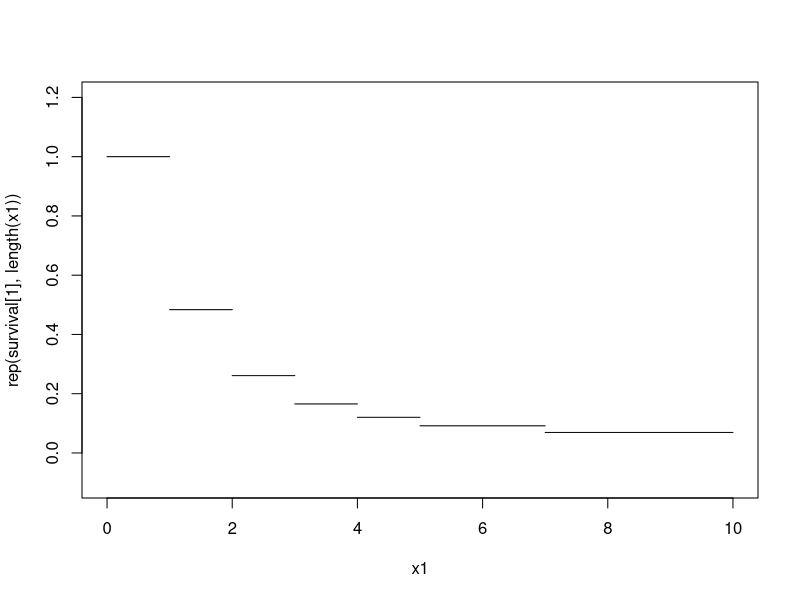

R code for this plot:
## ---- chunk 1
knitr::opts_chunk$set(echo = TRUE)
## ---- chunk 2
r=0.025
sigma = 0.2
K=14
S0=10
N = 24
S_max = 100
S_min = 0
delta_S = 1
T = 0.5
dt=  T/N
payoff = matrix(NA,ncol=N+1,nrow = (S_max - S_min)/delta_S+1)
# initialize the payoff matrix
for(i in 1:((S_max - S_min)/delta_S+1))
{
  payoff[i,N+1] = max(0,(i-1)*delta_S-K)
}
payoff[1,] = S_min
payoff[(S_max - S_min)/delta_S+1,] = S_max - K
# calculate the f by finite difference method
for(i in N:1)
{
  A = matrix(0,ncol = (S_max - S_min)/delta_S-1 , nrow = (S_max - S_min)/delta_S-1)
  B = payoff[2:((S_max - S_min)/delta_S),i+1]
  B[(S_max - S_min)/delta_S-1]= payoff[(S_max - S_min)/delta_S,i+1] - (-0.5*r*dt*((S_max - S_min)/delta_S)-0.5*((S_max - S_min)/delta_S)^2*dt*sigma^2)*payoff[(S_max - S_min)/delta_S+1,i]
  for(j in 1:( (S_max - S_min)/delta_S-1))
  {
    if(j ==1)
    {
      A[j,j] = 1+sigma^2*dt*(j) + r*dt
      A[j,j+1] = -0.5*r*(j)*dt-0.5*sigma^2*(j)^2*dt
    }
    else if(j ==  (S_max - S_min)/delta_S-1)
    {
      A[j,j-1] = 0.5*r*j*dt - 0.5* sigma^2*j^2*dt
      A[j,j] = 1+sigma^2*j^2*dt+r*dt
    }
    else
    {
      A[j,j-1] = 0.5*r*j*dt - 0.5* sigma^2*j^2*dt
      A[j,j] = 1+sigma^2*j^2*dt+r*dt
      A[j,j+1] = -0.5*r*j*dt - 0.5*sigma^2*j^2*dt
    }
  }
  
  payoff[2:((S_max - S_min)/delta_S),i] = solve(A,B)
  for(h in 2:( (S_max - S_min)/delta_S))
  {
    payoff[h,i]=max(payoff[h,N+1],payoff[h,i])
  }
}
cat("The option price is",payoff[11,1])
cat("\nThe delta is", (payoff[12,2]-payoff[10,2])/(2*delta_S))
d1= (payoff[11,3] - payoff[10,3]) / delta_S
d2 = (payoff[12,3]-payoff[11,3]) / delta_S
cat("\nThe gamma is", (d2-d1)/delta_S)
cat("\nThe theta is",(payoff[11,N+1]-payoff[11,1])/T)
## ---- chunk 3
d1=exp(-0.0026)
d2=exp(-2*0.005)
d3=exp(-3*0.009)
d4=exp(-4*0.013)
d5=exp(-5*0.0165)
d7=exp(-7*0.0218)
d10=exp(-10*0.027)
d=c(d1,d2,d3,d4,d5,d7,d10)
R=0.4
Q0=0
term=c(0,1,2,3,4,5,7,10)
Q=1:8
Q[1]=Q0
s=c(0.6405,0.5956,0.5511,0.5144,0.4894,0.4511,0.4156)
f1=function(x)
{
  result=d[1]*(1-R)*(x-Q[1])/(d[1]*(1-x)*(term[2]-term[1]))-s[1]
  return(result)
}
root=uniroot(f1,c(-1,1)) 
Q[2]= root$root

f2=function(x)
{
  result=(d[1]*(1-R)*(Q[2]-Q[1])+d[2]*(1-R)*(x-Q[2]))/(d[1]*(1-Q[2])*(term[2]-term[1])+d[2]*(1-x)*(term[3]-term[2]))-s[2]
  return(result)
}
root=uniroot(f2,c(-1,1)) 
Q[3] = root$root

f3=function(x)
{
  result=(d[1]*(1-R)*(Q[2]-Q[1])+d[2]*(1-R)*(Q[3]-Q[2])+d[3]*(1-R)*(x-Q[3]))/(d[1]*(1-Q[2])*(term[2]-term[1])+d[2]*(1-Q[3])*(term[3]-term[2])+d[3]*(1-x)*(term[4]-term[3]))-s[3]
  return(result)
}
root=uniroot(f3,c(-1,1)) 
Q[4] = root$root

f4=function(x)
{
  result=(d[1]*(1-R)*(Q[2]-Q[1])+d[2]*(1-R)*(Q[3]-Q[2])+d[3]*(1-R)*(Q[4]-Q[3])+d[4]*(1-R)*(x-Q[4]))/(d[1]*(1-Q[2])*(term[2]-term[1])+d[2]*(1-Q[3])*(term[3]-term[2])+d[3]*(1-Q[4])*(term[4]-term[3])+d[4]*(1-x)*(term[5]-term[4]))-s[4]
  return(result)
}
root=uniroot(f4,c(-1,1)) 
Q[5] = root$root

f5=function(x)
{
  result=(d[1]*(1-R)*(Q[2]-Q[1])+d[2]*(1-R)*(Q[3]-Q[2])+d[3]*(1-R)*(Q[4]-Q[3])+d[4]*(1-R)*(Q[5]-Q[4])+d[5]*(1-R)*(x-Q[5]))/(d[1]*(1-Q[2])*(term[2]-term[1])+d[2]*(1-Q[3])*(term[3]-term[2])+d[3]*(1-Q[4])*(term[4]-term[3])+d[4]*(1-Q[5])*(term[5]-term[4])+d[5]*(1-x)*(term[6]-term[5]))-s[5]
  return(result)
}
root=uniroot(f5,c(-1,1)) 
Q[6] = root$root

f6=function(x)
{
  result=(d[1]*(1-R)*(Q[2]-Q[1])+d[2]*(1-R)*(Q[3]-Q[2])+d[3]*(1-R)*(Q[4]-Q[3])+d[4]*(1-R)*(Q[5]-Q[4])+d[5]*(1-R)*(Q[6]-Q[5])+d[6]*(1-R)*(x-Q[6]))/(d[1]*(1-Q[2])*(term[2]-term[1])+d[2]*(1-Q[3])*(term[3]-term[2])+d[3]*(1-Q[4])*(term[4]-term[3])+d[4]*(1-Q[5])*(term[5]-term[4])+d[5]*(1-Q[6])*(term[6]-term[5])+d[6]*(1-x)*(term[7]-term[6]))-s[6]
  return(result)
}
root=uniroot(f6,c(-1,1)) 
Q[7] = root$root

f7=function(x)
{
  result=(d[1]*(1-R)*(Q[2]-Q[1])+d[2]*(1-R)*(Q[3]-Q[2])+d[3]*(1-R)*(Q[4]-Q[3])+d[4]*(1-R)*(Q[5]-Q[4])+d[5]*(1-R)*(Q[6]-Q[5])+d[6]*(1-R)*(Q[7]-Q[6])+d[7]*(1-R)*(x-Q[7]))/(d[1]*(1-Q[2])*(term[2]-term[1])+d[2]*(1-Q[3])*(term[3]-term[2])+d[3]*(1-Q[4])*(term[4]-term[3])+d[4]*(1-Q[5])*(term[5]-term[4])+d[5]*(1-Q[6])*(term[6]-term[5])+d[6]*(1-Q[7])*(term[7]-term[6])+d[6]*(1-x)*(term[8]-term[7]))-s[7]
  return(result)
}
root=uniroot(f7,c(-1,1)) 
Q[8] = root$root
survival=1-Q
print(survival)
## ---- chunk 4
x1=seq(from=0,to=1,by=0.01)
x2=seq(from=1,to=2,by=0.01)
x3=seq(from=2,to=3,by=0.01)
x4=seq(from=3,to=4,by=0.01)
x5=seq(from=4,to=5,by=0.01)
x6=seq(from=5,to=7,by=0.01)
x7=seq(from=7,to=10,by=0.01)
plot(x=x1,y=rep(survival[1],length(x1)),type = "l",xlim =c(0,10),ylim=c(-0.1,1.2))
lines(x=x2,y=rep(survival[2],length(x2)),type = "l")
lines(x=x3,y=rep(survival[3],length(x3)),type = "l")
lines(x=x4,y=rep(survival[4],length(x4)),type = "l")
lines(x=x5,y=rep(survival[5],length(x5)),type = "l")
lines(x=x6,y=rep(survival[6],length(x6)),type = "l")
lines(x=x7,y=rep(survival[7],length(x7)),type = "l")
